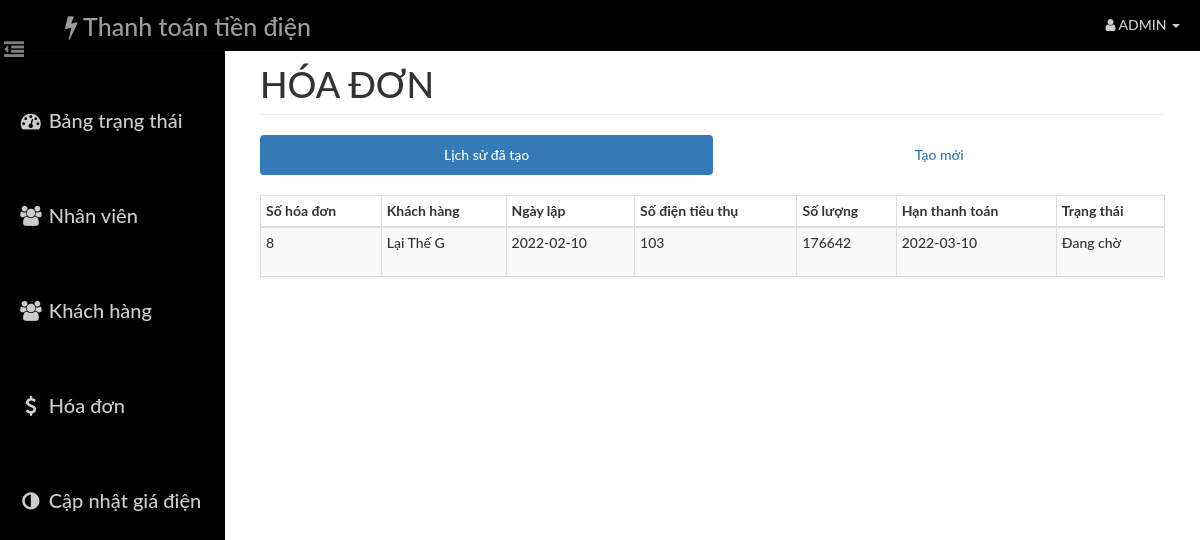
Page /admin/extra.php (signed in) on the committed database.
### tables this page shows
CREATE TABLE `bill` (
  `id` int(14) NOT NULL,
  `aid` int(14) NOT NULL,
  `uid` int(14) NOT NULL,
  `units` int(10) NOT NULL,
  `amount` int(14) NOT NULL,
  `dues` int(14) NOT NULL,
  `pay` int(14) NOT NULL,
  `status` varchar(20) NOT NULL,
  `bdate` date NOT NULL,
  `ddate` date NOT NULL,
  `pdate` date DEFAULT NULL
);

CREATE TABLE `user` (
  `id` int(14) NOT NULL,
  `name` varchar(40) NOT NULL,
  `gender` BIT NOT NULL,
  `birthday` date NOT NULL,
  `email` varchar(40) NOT NULL,
  `phone` varchar(255) NOT NULL,
  `pass` varchar(20) NOT NULL,
  `address` varchar(100) NOT NULL
);

### Includes/admin.php (called while the page is built, shortened)
<?php
    function get_bills_generated($id) {
        global $con;
        $query  = "SELECT user.name AS user, bill.bdate AS bdate , bill.units AS units , bill.amount AS amount , bill.dues AS dues, bill.pay AS pay, bill.id as bid ";
        $query .= ", bill.ddate AS ddate, bill.status AS status, bill.pdate AS pdate ";
        $query .= " FROM user , bill ";
        $query .= " WHERE user.id=bill.uid AND aid={$id} AND bill.status != 'Chờ duyệt'";
        $query .= " ORDER BY bill.id DESC ";
        $result = mysqli_query($con,$query);
        return $result;
    }
 ?>

### admin/extra.php (the view, shortened to what this page needs)
<?php
    require_once('head_html.php');
    require_once('../Includes/session.php');
    require_once('../Includes/admin.php');
?>
<body>
    <div id="wrapper">
        <?php
            require_once("nav.php");
            require_once("sidebar.php");
        ?>
        <div id="page-content-wrapper">
            <div class="container-fluid">
                <div class="row">
                    <div class="col-lg-12">
                        <h1 class="page-header">
                            HÓA ĐƠN
                        </h1>
                        <ul class="nav nav-pills nav-justified">
                            <li class="active"><a href="#generated" data-toggle="pill">Lịch sử đã tạo</a>
                            </li>
                            <li class=""><a href="#generate" data-toggle="pill">Tạo mới</a>
                            </li>
                        </ul>
                        <div class="tab-content">
                            <div class="tab-pane fade in active" id="generated">
                                <div class="table-responsive">
                                    <table class="table table-hover table-striped table-bordered table-condensed">
                                        <thead>
                                            <tr>
                                                <th>Số hóa đơn</th>
                                                <th>Khách hàng</th>
                                                <th>Ngày lập</th>
                                                <th>Số điện tiêu thụ</th>
                                                <th>Số lượng</th>
                                                <th>Hạn thanh toán</th>
                                                <th>Trạng thái</th>
                                            </tr>
                                        </thead>
                                        <tbody>
                                        <?php
                                            $result = get_bills_generated($_SESSION['aid']);
                                            while($row = mysqli_fetch_assoc($result)){
                                            ?>
                                                <tr>
                                                    <td><?php echo $row['bid']?></td>
                                                    <td height="50"><?php echo $row['user'] ?></td>
                                                    <td><?php echo $row['bdate'] ?></td>
                                                    <td><?php echo $row['units'] ?></td>
                                                    <td><?php echo $row['amount'] ?></td>
                                                    <td><?php echo $row['ddate'] ?></td>
                                                    <td><?php echo $row['status'] ?></td>
                                                </tr>
                                            <?php
                                            }
                                            ?>
                                        </tbody>
                                    </table>
                                </div>
                            </div>
                        </div>
                    </div>
                </div>
            </div>
        </div>
    </div>
</body>
</html>

### assets/css/dash_admin.css (style rules this page uses)
html { height: 100%; }
body, html { width: 100%; height: 100%; }
body, h1, h2, h3, h4, h5, h6 { font-family: "Lato","Helvetica Neue",Helvetica,Arial,sans-serif; font-weight: 500; }
#wrapper { padding-left: 10px; padding-top: 5px; -webkit-transition: all 0.5s ease; -moz-transition: all 0.5s ease; -o-transition: all 0.5s ease; transition: all 0.5s ease; }
#page-content-wrapper { width: 100%; padding: 15px; min-height:100%; }
@media (min-width:768px) { #wrapper { padding-left: 225px; } }
@media (min-width:768px) { #page-content-wrapper { padding: 20px; } }
.table-responsive { padding-top: 20px; padding-bottom: 20px; }

### rows in the picture
bill: id "8", uid.name "Lại Thế G", bdate "2022-02-10", units "103", amount "176642", ddate "2022-03-10", status "Đang chờ"
